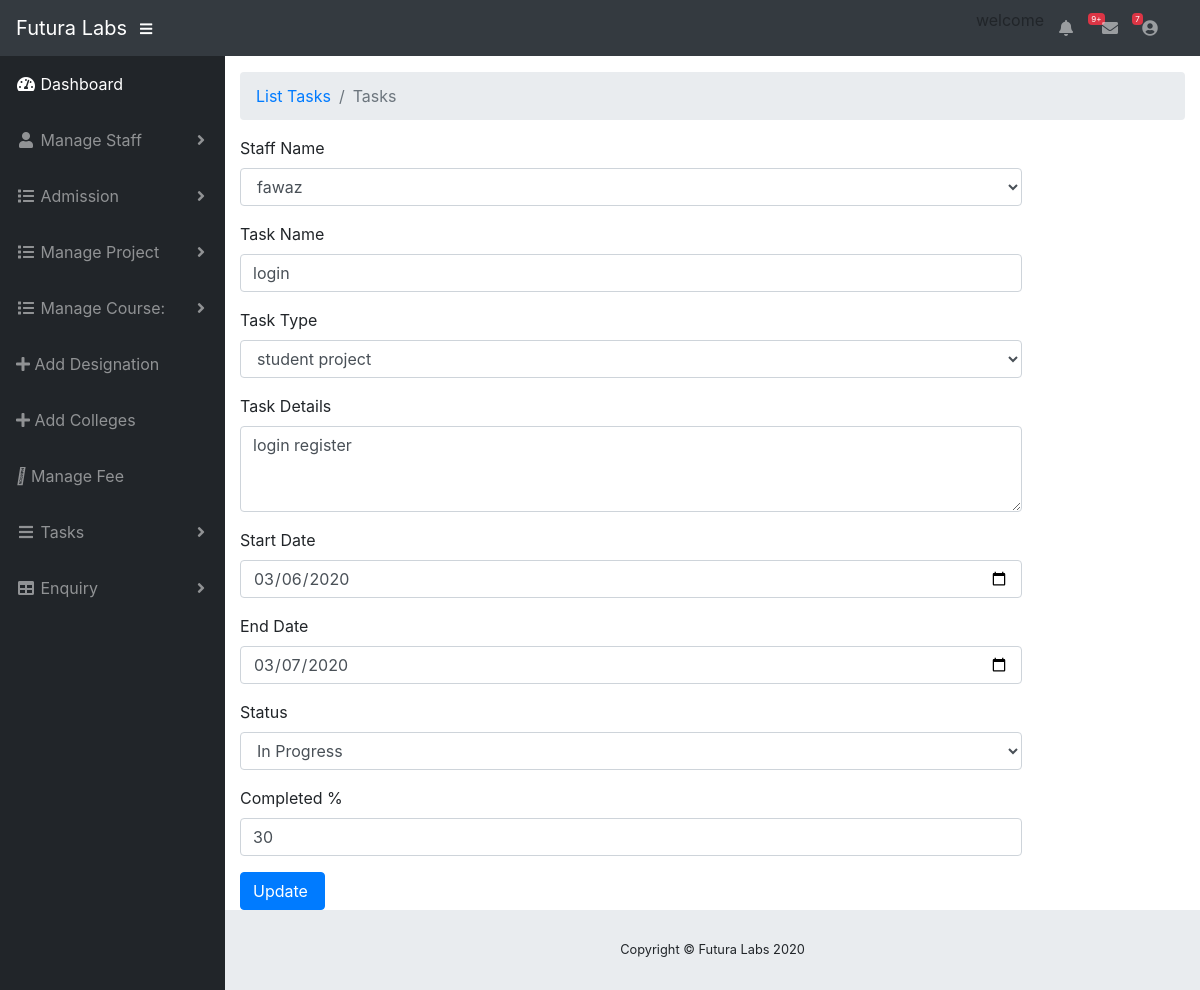
Page /edit-task.php?id=1 (signed in) on the committed database.
### tables this page shows
CREATE TABLE `task` (
  `task_id` int(11) NOT NULL,
  `staff_id` int(11) NOT NULL,
  `task_type` varchar(50) NOT NULL,
  `task_name` varchar(50) NOT NULL,
  `task_details` varchar(100) NOT NULL,
  `strt_date` date NOT NULL,
  `end_date` date NOT NULL,
  `cmplt_date` date DEFAULT NULL,
  `status` varchar(30) NOT NULL DEFAULT 'Not Started',
  `completion` varchar(30) NOT NULL DEFAULT '0'
);

CREATE TABLE `staff` (
  `staff_id` int(11) NOT NULL,
  `design_id` int(11) NOT NULL,
  `staff_name` varchar(30) NOT NULL,
  `gender` varchar(20) NOT NULL,
  `Age` int(20) NOT NULL,
  `address` varchar(50) NOT NULL,
  `phone` varchar(50) NOT NULL,
  `email` varchar(30) NOT NULL,
  `join_date` date NOT NULL
);

### edit-task.php (the view, shortened to what this page needs)
<?php
    include "admin_header.php";
    $id=$_GET['id'];
    $result=mysqli_query($con,"SELECT * FROM task JOIN staff ON task.staff_id=staff.staff_id Where task.task_id='$id'");
    $rows= mysqli_fetch_array($result);
?>
<ol class="breadcrumb">
   <li class="breadcrumb-item"><a href="view-task-list.php">List Tasks</a>
  <li class="breadcrumb-item active">Tasks</li>
</ol>
<div class="row">
        <div class="col-sm-10">
            <form role="form" method="post">
            <div class="form-group">
                    <label>Staff Name</label>
                   <select name="name" class="form-control">
                   <option value="<?php echo $rows['staff_id'];?>"><?php echo $rows['staff_name'];?></option>
                   </select>
                </div>
                <div class="form-group">
                    <label>Task Name</label>
                    <input type="text" name="task_name" class="form-control"value="<?php echo $rows['task_name'];?>"required>
                </div>
                <div class="form-group">
                <label>Task Type</label>
                        <select name="type" class="form-control">
                            <option value="student project">student project</option>
                        </select>
                        </div>
                <div class="form-group">
                    <label>Task Details</label>
                    <textarea name="task_details" class="form-control" rows="3"required><?php echo $rows['task_details'];?></textarea>
                </div>
                <div class="form-group">
                    <label>Start Date</label>
                    <input type="date" name="strt" class="form-control" required value="<?php echo $rows['strt_date'];?>">
                </div>
                <div class="form-group">
                    <label>End Date</label>
                    <input type="date" class="form-control" name="end"required value="<?php echo $rows['end_date'];?>">
                </div>
                <div class="form-group">
                <label>Status</label>
                    <select name="status" class='form-control'>
                    <option value="<?php echo $rows['status'];?>"><?php echo $rows['status'];?></option>
                    </select>
                    </div>
                    <div class="form-group">
                    <label>Completed %</label>
                    <input type="text" name="completed" class="form-control"value="<?php echo $rows['completion'];?>">
                </div>
                <input type="submit" name="update" class="btn btn-primary" value="Update ">
            </form>
        </div>
    </div>
<?php include('footer.php');?>

### rows in the picture
task: name "fawaz", task_details "login register", strt "03/06/2020", end "03/07/2020", status "In Progress"
